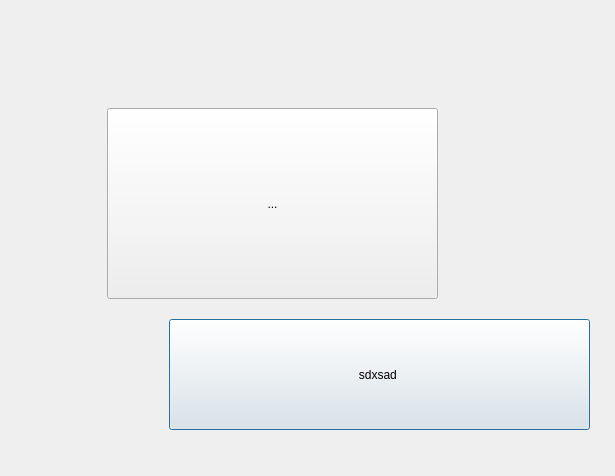
<?xml version="1.0" encoding="UTF-8"?>
<ui version="4.0">
 <class>Dialog</class>
 <widget class="QDialog" name="Dialog">
  <property name="geometry">
   <rect>
    <x>0</x>
    <y>0</y>
    <width>615</width>
    <height>476</height>
   </rect>
  </property>
  <property name="windowTitle">
   <string>Dialog</string>
  </property>
  <widget class="QToolButton" name="toolButton">
   <property name="geometry">
    <rect>
     <x>107</x>
     <y>108</y>
     <width>331</width>
     <height>191</height>
    </rect>
   </property>
   <property name="text">
    <string>...</string>
   </property>
  </widget>
  <widget class="QPushButton" name="pushButton">
   <property name="geometry">
    <rect>
     <x>169</x>
     <y>319</y>
     <width>421</width>
     <height>111</height>
    </rect>
   </property>
   <property name="text">
    <string>sdxsad </string>
   </property>
  </widget>
 </widget>
 <resources/>
 <connections/>
</ui>
